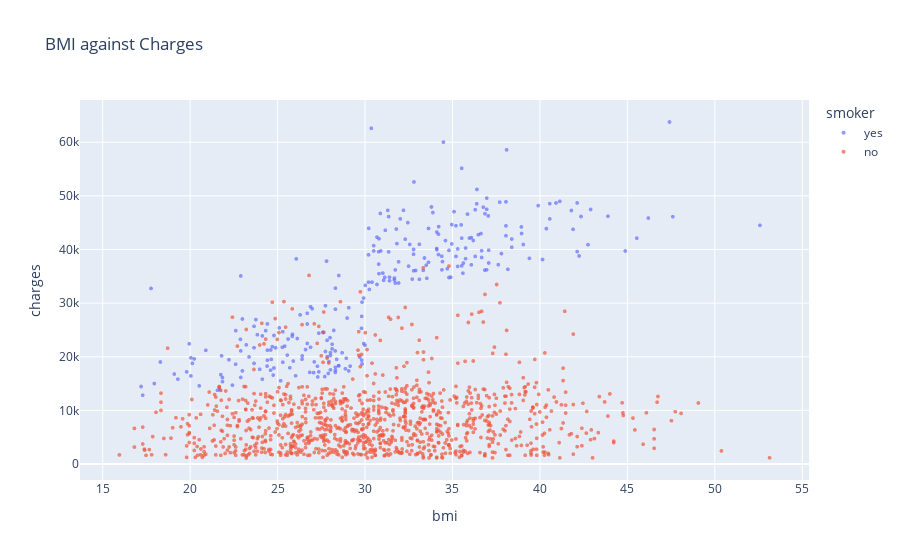

Notebook code for this chart:
### Code cell
# if you notice a trend from a data try to summarize it
#BMi and Charges

fig2 = px.scatter (medical_df,
                  x = 'bmi',
                  y = 'charges',
                  color = 'smoker',
                  hover_data = 'sex',
                  opacity = 0.7,
                  title = 'BMI against Charges')
fig2.update_traces(marker_size = 4)
fig2.show()

### Figure 1 — Plotly figure (JSON) as saved in the notebook; plotly's stock layout.template omitted (floating-point values rounded to 4 significant figures; data arrays with more than 128 entries replaced by an {"elided": "..."} marker saying what was removed)
{"data": [{"customdata": {"elided": "274x1 str values"}, "hovertemplate": "smoker=yes<br>bmi=%{x}<br>charges=%{y}<br>sex=%{customdata[0]}<extra></extra>", "legendgroup": "yes", "marker": {"color": "#636efa", "opacity": 0.7, "size": 4, "symbol": "circle"}, "mode": "markers", "name": "yes", "showlegend": true, "type": "scattergl", "x": {"elided": "274 float values"}, "xaxis": "x", "y": {"elided": "274 float values"}, "yaxis": "y"}, {"customdata": {"elided": "1064x1 str values"}, "hovertemplate": "smoker=no<br>bmi=%{x}<br>charges=%{y}<br>sex=%{customdata[0]}<extra></extra>", "legendgroup": "no", "marker": {"color": "#EF553B", "opacity": 0.7, "size": 4, "symbol": "circle"}, "mode": "markers", "name": "no", "showlegend": true, "type": "scattergl", "x": {"elided": "1064 float values"}, "xaxis": "x", "y": {"elided": "1064 float values"}, "yaxis": "y"}], "layout": {"legend": {"title": {"text": "smoker"}, "tracegroupgap": 0}, "title": {"text": "BMI against Charges"}, "xaxis": {"anchor": "y", "domain": [0, 1], "title": {"text": "bmi"}}, "yaxis": {"anchor": "x", "domain": [0, 1], "title": {"text": "charges"}}}}
